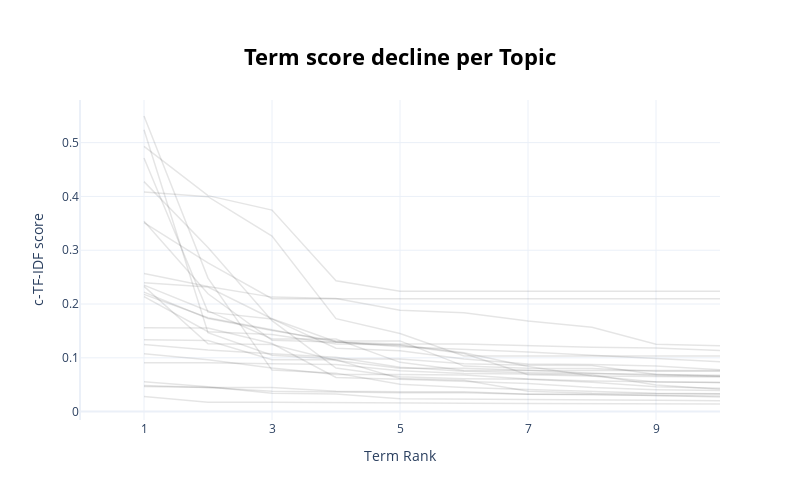

The code cell stored with this chart in its notebook:
### Code cell
model.visualize_term_rank()

### Figure 1 — Plotly figure (JSON) as saved in the notebook; plotly's stock layout.template omitted (floating-point values rounded to 4 significant figures)
{"data": [{"hovertext": "<b>Topic -1</b>:investment_rate_cost_it_to_die_onl", "line": {"color": "black", "width": 1.5}, "mode": "lines+lines", "name": "", "opacity": 0.1, "type": "scatter", "x": [1, 2, 3, 4, 5, 6, 7, 8, 9, 10], "y": [0.02831, 0.01723, 0.01719, 0.01628, 0.01571, 0.01564, 0.01507, 0.015, 0.01467, 0.01417]}, {"hovertext": "<b>Topic 0</b>:journal_economic_economics_groh_og_", "line": {"color": "black", "width": 1.5}, "mode": "lines+lines", "name": "", "opacity": 0.1, "type": "scatter", "x": [1, 2, 3, 4, 5, 6, 7, 8, 9, 10], "y": [0.05565, 0.04609, 0.03428, 0.03272, 0.02404, 0.02363, 0.02205, 0.02198, 0.02133, 0.02005]}, {"hovertext": "<b>Topic 1</b>:aci_ci_eto_la_vida_ec_cci_cim_os_if", "line": {"color": "black", "width": 1.5}, "mode": "lines+lines", "name": "", "opacity": 0.1, "type": "scatter", "x": [1, 2, 3, 4, 5, 6, 7, 8, 9, 10], "y": [0.0486, 0.04506, 0.04493, 0.03764, 0.0371, 0.0369, 0.03226, 0.03211, 0.02976, 0.02922]}, {"hovertext": "<b>Topic 2</b>:municips_ark_months_map_municip_jo_", "line": {"color": "black", "width": 1.5}, "mode": "lines+lines", "name": "", "opacity": 0.1, "type": "scatter", "x": [1, 2, 3, 4, 5, 6, 7, 8, 9, 10], "y": [0.1249, 0.1143, 0.1074, 0.101, 0.08256, 0.07505, 0.07222, 0.07131, 0.0696, 0.06587]}, {"hovertext": "<b>Topic 3</b>:relatns_leotie_to_px_py_ined_trefor", "line": {"color": "black", "width": 1.5}, "mode": "lines+lines", "name": "", "opacity": 0.1, "type": "scatter", "x": [1, 2, 3, 4, 5, 6, 7, 8, 9, 10], "y": [0.1075, 0.09649, 0.08111, 0.06893, 0.06893, 0.06803, 0.06054, 0.05706, 0.05554, 0.05412]}, {"hovertext": "<b>Topic 4</b>:maoeconomic_business_economic_moody", "line": {"color": "black", "width": 1.5}, "mode": "lines+lines", "name": "", "opacity": 0.1, "type": "scatter", "x": [1, 2, 3, 4, 5, 6, 7, 8, 9, 10], "y": [0.04647, 0.04477, 0.03788, 0.03595, 0.03504, 0.03487, 0.03212, 0.03138, 0.02996, 0.02704]}, {"hovertext": "<b>Topic 5</b>:wcw_next_abstra_aive_velopi_notice_", "line": {"color": "black", "width": 1.5}, "mode": "lines+lines", "name": "", "opacity": 0.1, "type": "scatter", "x": [1, 2, 3, 4, 5, 6, 7, 8, 9, 10], "y": [0.2328, 0.1259, 0.1247, 0.09484, 0.08047, 0.08047, 0.07691, 0.07129, 0.06712, 0.06557]}, {"hovertext": "<b>Topic 6</b>:intellence_articial_fall_wdle_key_h", "line": {"color": "black", "width": 1.5}, "mode": "lines+lines", "name": "", "opacity": 0.1, "type": "scatter", "x": [1, 2, 3, 4, 5, 6, 7, 8, 9, 10], "y": [0.1558, 0.1554, 0.1266, 0.0635, 0.06019, 0.05672, 0.05243, 0.04482, 0.04077, 0.03932]}, {"hovertext": "<b>Topic 7</b>:coalab_coameasurement_worki_pa_new_", "line": {"color": "black", "width": 1.5}, "mode": "lines+lines", "name": "", "opacity": 0.1, "type": "scatter", "x": [1, 2, 3, 4, 5, 6, 7, 8, 9, 10], "y": [0.09073, 0.09073, 0.08891, 0.08781, 0.0759, 0.07107, 0.0698, 0.06863, 0.04939, 0.04147]}, {"hovertext": "<b>Topic 8</b>:table_dference_distributn_tests_sta", "line": {"color": "black", "width": 1.5}, "mode": "lines+lines", "name": "", "opacity": 0.1, "type": "scatter", "x": [1, 2, 3, 4, 5, 6, 7, 8, 9, 10], "y": [0.5239, 0.1466, 0.1047, 0.0977, 0.0977, 0.08886, 0.08632, 0.08571, 0.06886, 0.06783]}, {"hovertext": "<b>Topic 9</b>:assets_revenue_aregate_equatns_for_", "line": {"color": "black", "width": 1.5}, "mode": "lines+lines", "name": "", "opacity": 0.1, "type": "scatter", "x": [1, 2, 3, 4, 5, 6, 7, 8, 9, 10], "y": [0.5495, 0.2481, 0.07724, 0.07154, 0.05083, 0.04506, 0.04102, 0.03773, 0.03412, 0.03331]}, {"hovertext": "<b>Topic 10</b>:ger_minas_intellence_articial_bras", "line": {"color": "black", "width": 1.5}, "mode": "lines+lines", "name": "", "opacity": 0.1, "type": "scatter", "x": [1, 2, 3, 4, 5, 6, 7, 8, 9, 10], "y": [0.1335, 0.1322, 0.09655, 0.09641, 0.06135, 0.05837, 0.03809, 0.03412, 0.03331, 0.0327]}, {"hovertext": "<b>Topic 11</b>:mtable_many_images_ehteemi_intyi_n", "line": {"color": "black", "width": 1.5}, "mode": "lines+lines", "name": "", "opacity": 0.1, "type": "scatter", "x": [1, 2, 3, 4, 5, 6, 7, 8, 9, 10], "y": [0.3511, 0.2764, 0.2098, 0.2098, 0.2098, 0.2098, 0.2098, 0.2098, 0.2098, 0.2098]}, {"hovertext": "<b>Topic 12</b>:edits_loans_payments_eq_for_edit_l", "line": {"color": "black", "width": 1.5}, "mode": "lines+lines", "name": "", "opacity": 0.1, "type": "scatter", "x": [1, 2, 3, 4, 5, 6, 7, 8, 9, 10], "y": [0.4275, 0.3053, 0.169, 0.081, 0.06488, 0.06119, 0.06012, 0.05443, 0.04608, 0.04333]}, {"hovertext": "<b>Topic 13</b>:pc_marak_aklos_pole_is_bayesiawith", "line": {"color": "black", "width": 1.5}, "mode": "lines+lines", "name": "", "opacity": 0.1, "type": "scatter", "x": [1, 2, 3, 4, 5, 6, 7, 8, 9, 10], "y": [0.2351, 0.1872, 0.135, 0.135, 0.09161, 0.07623, 0.07623, 0.07623, 0.07623, 0.07623]}, {"hovertext": "<b>Topic 14</b>:esta_gr_fec_mum_md_rianz_ari_est_z", "line": {"color": "black", "width": 1.5}, "mode": "lines+lines", "name": "", "opacity": 0.1, "type": "scatter", "x": [1, 2, 3, 4, 5, 6, 7, 8, 9, 10], "y": [0.3537, 0.2191, 0.1327, 0.129, 0.1257, 0.1257, 0.1229, 0.1197, 0.1182, 0.1136]}, {"hovertext": "<b>Topic 15</b>:road_belt_one_eur_sk_chinese_econo", "line": {"color": "black", "width": 1.5}, "mode": "lines+lines", "name": "", "opacity": 0.1, "type": "scatter", "x": [1, 2, 3, 4, 5, 6, 7, 8, 9, 10], "y": [0.2179, 0.1744, 0.152, 0.1288, 0.1229, 0.1079, 0.06849, 0.06614, 0.05518, 0.05427]}, {"hovertext": "<b>Topic 16</b>:ui_equatns_continuity_mand_supply_", "line": {"color": "black", "width": 1.5}, "mode": "lines+lines", "name": "", "opacity": 0.1, "type": "scatter", "x": [1, 2, 3, 4, 5, 6, 7, 8, 9, 10], "y": [0.2137, 0.1485, 0.1433, 0.1258, 0.1243, 0.1096, 0.08368, 0.06633, 0.06532, 0.06457]}, {"hovertext": "<b>Topic 17</b>:mono_alias_boca_true_ba_regjajaub_", "line": {"color": "black", "width": 1.5}, "mode": "lines+lines", "name": "", "opacity": 0.1, "type": "scatter", "x": [1, 2, 3, 4, 5, 6, 7, 8, 9, 10], "y": [0.2565, 0.2328, 0.2128, 0.2104, 0.1884, 0.1839, 0.1686, 0.1567, 0.1252, 0.1226]}, {"hovertext": "<b>Topic 18</b>:regi_mice_or_goregnal_map_tri_logo", "line": {"color": "black", "width": 1.5}, "mode": "lines+lines", "name": "", "opacity": 0.1, "type": "scatter", "x": [1, 2, 3, 4, 5, 6, 7, 8, 9, 10], "y": [0.2397, 0.2315, 0.1727, 0.1301, 0.1206, 0.1158, 0.1107, 0.1046, 0.09912, 0.0929]}, {"hovertext": "<b>Topic 19</b>:individuals_party_boyd_ester_fog_o", "line": {"color": "black", "width": 1.5}, "mode": "lines+lines", "name": "", "opacity": 0.1, "type": "scatter", "x": [1, 2, 3, 4, 5, 6, 7, 8, 9, 10], "y": [0.2221, 0.1731, 0.1509, 0.1314, 0.1314, 0.08459, 0.08046, 0.0803, 0.07491, 0.07491]}, {"hovertext": "<b>Topic 20</b>:future_table_sis_got_stock_get_res", "line": {"color": "black", "width": 1.5}, "mode": "lines+lines", "name": "", "opacity": 0.1, "type": "scatter", "x": [1, 2, 3, 4, 5, 6, 7, 8, 9, 10], "y": [0.4715, 0.1849, 0.1724, 0.1178, 0.113, 0.09773, 0.08837, 0.08751, 0.08469, 0.07788]}, {"hovertext": "<b>Topic 21</b>:learner_samuelso_war_world_jun_iai", "line": {"color": "black", "width": 1.5}, "mode": "lines+lines", "name": "", "opacity": 0.1, "type": "scatter", "x": [1, 2, 3, 4, 5, 6, 7, 8, 9, 10], "y": [0.4928, 0.4015, 0.3745, 0.2432, 0.2238, 0.2238, 0.2238, 0.2238, 0.2238, 0.2238]}, {"hovertext": "<b>Topic 22</b>:area_nad_tness_fc_le_wnotably_anrs", "line": {"color": "black", "width": 1.5}, "mode": "lines+lines", "name": "", "opacity": 0.1, "type": "scatter", "x": [1, 2, 3, 4, 5, 6, 7, 8, 9, 10], "y": [0.4082, 0.3995, 0.3263, 0.1729, 0.1452, 0.1033, 0.1033, 0.1033, 0.1033, 0.1033]}], "layout": {"height": 500, "hoverlabel": {"bgcolor": "white", "font": {"family": "Rockwell", "size": 16}}, "showlegend": false, "title": {"font": {"color": "Black", "size": 22}, "text": "<b>Term score decline per Topic</b>", "x": 0.5, "xanchor": "center", "y": 0.9, "yanchor": "top"}, "width": 800, "xaxis": {"dtick": 2, "range": [0, 10], "tick0": 1, "title": {"text": "Term Rank"}}, "yaxis": {"title": {"text": "c-TF-IDF score"}}}}
